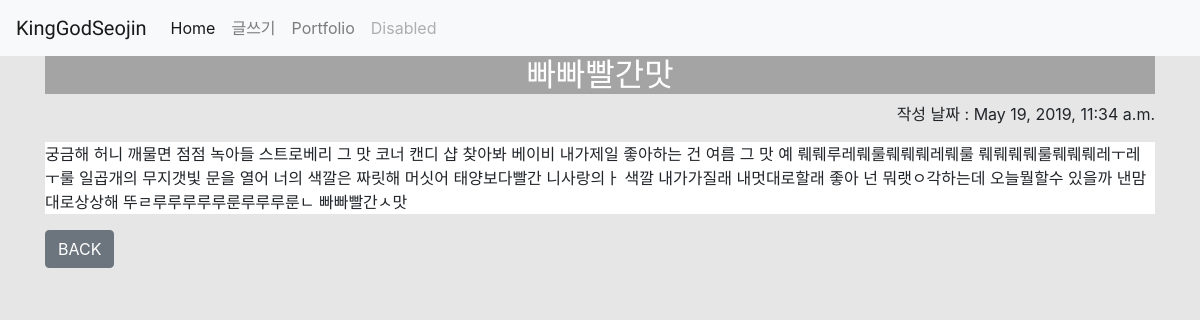
Page /blog/2 on the committed database.
### blog/models.py (models this page shows, shortened)
class Blog(models.Model):
    title=models.CharField(max_length=200)
    pub_date=models.DateTimeField('date published')
    body=models.TextField()

### blog/views.py (the view)
# urls.py: path('blog/<int:blog_id>', blog.views.detail, name='detail'),
def detail(request, blog_id):
    blog_detail = get_object_or_404(Blog, pk = blog_id)
    return render(request, 'detail.html', {'blog':blog_detail})

### blog/templates/detail.html (shortened to what this page needs)
<head>
    <link rel="stylesheet" href="https://stackpath.bootstrapcdn.com/bootstrap/4.3.1/css/bootstrap.min.css">
    <nav class="navbar navbar-expand-lg navbar-light bg-light">
    <a class="navbar-brand" href="{% url 'home'%}"  style="font-family: 'Oxygen', sans-serif">KingGodSeojin</a>
    <div class="collapse navbar-collapse" id="navbarNav">
        <ul class="navbar-nav">
        <li class="nav-item active">
            <a class="nav-link" href="{% url 'home'%}">Home <span class="sr-only">(current)</span></a>
        </li>
        <li class="nav-item">
            <a class="nav-link" href="{% url 'new' %}">글쓰기</a>
        </li>
        <li class="nav-item">
            <a class="nav-link" href="{% url 'portfolio'%}">Portfolio</a>
        </li>
        <li class="nav-item">
            <a class="nav-link disabled" href="#" tabindex="-1" aria-disabled="true">Disabled</a>
        </li>
        </ul>
    </div>
    </nav>
</head>
<body style="background-color:#E6E6E6">
<div class="container">
<center><h2 style="background-color:#A4A4A4 ; color:#FFFFFF">{{blog.title}}</h2></center>
<p style="text-align:right">작성 날짜 : {{blog.pub_date}}</p>
<p style="background-color:white">{{blog.body}}</p>
<a href="{% url 'home' %}" class="btn btn-secondary">BACK</a>
</div>
</body>

### rows in the picture
Blog: title "빠빠빨간맛", pub_date "May 19, 2019, 11:34 a.m.", body "궁금해 허니 깨물면 점점 녹아들 스트로베리 그 맛 코너 캔디 샵 찾아봐 베이비 내가제일 좋아하는 건 여름 그 맛 예 뤠뤠루레뤠룰뤠뤠뤠레뤠룰 뤠뤠뤠뤠룰뤠뤠뤠레ㅜ레ㅜ룰 일곱개의 무지갯빛 문을 열어 너의 색깔은 짜릿해 머싯어 태양보다빨간 니사랑의ㅏ 색깔 내가가질래 내멋대로할래 좋아 넌 뭐랫ㅇ각하는데 오늘뭘할수 있을까 낸맘대로상상해 뚜ㄹ루루루루루룬루루루룬ㄴ 빠빠빨간ㅅ맛"
